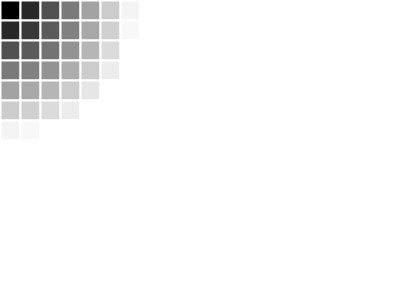
Frame 1 (no input)
Frame 60 (the mouse pressed at the canvas centre just before this capture): identical to frame 1, image omitted
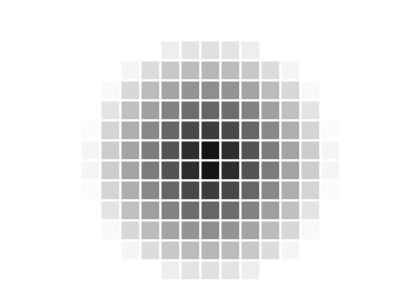
Frame 120 (the mouse held since frame 60 and released just before this capture)

The Processing sketch that drew these frames (run headless with seeded random() and noise(); from frame 60 on, the mouse is pressed at the canvas centre):

// Processing sketch: greyBlocksToCentersketch_180129a
// ── greyBlocksToCentersketch_180129a.pde
void setup(){

size(400, 300);
background(0);
strokeWeight(2);
stroke(255);
colorMode(RGB,100);
}
//first do distance from center, then do distance from mouse, black towards center

//dist(x,y,x,y)


void draw(){
for (float y = 0; y < height; y=y+20) {
  for (float x = 0; x < width; x = x + 20) {
    
    
    //This one does greyLevel to the center
    //greyLevel = (dist(x,y, width/2, height/2))*100/(dist(0,0,width/2, height/2));
    
    //This one does greylevel to mouse position
    float greyLevel = (dist(mouseX,mouseY,x,y))*100/(dist(0,0,width/4,height/4));
    // Testing  float greyLevel = dist(x,y,mouseX,mouseY);
    fill(greyLevel);
    rect(x,y, 20,20);
   
     
     
//    if (y == height) {
//        y = 0;
//        x = 0;
//    }
  }
}
}
